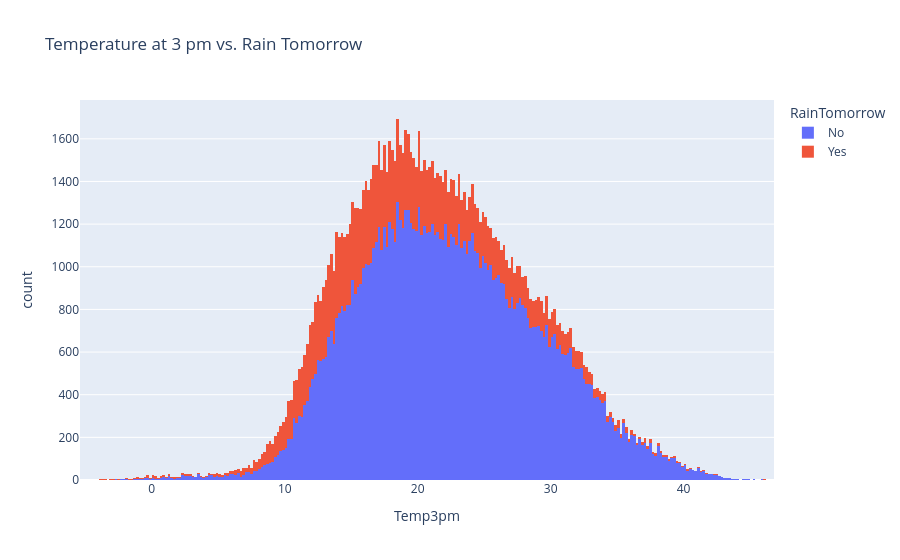

Notebook code for this chart:
### Code cell
px.histogram(df, 
             x='Temp3pm', 
             title='Temperature at 3 pm vs. Rain Tomorrow', 
             color='RainTomorrow')

### Figure 1 — Plotly figure (JSON) as saved in the notebook; plotly's stock layout.template omitted (floating-point values rounded to 4 significant figures; data arrays with more than 128 entries replaced by an {"elided": "..."} marker saying what was removed)
{"data": [{"bingroup": "x", "hovertemplate": "RainTomorrow=No<br>Temp3pm=%{x}<br>count=%{y}<extra></extra>", "legendgroup": "No", "marker": {"color": "#636efa", "pattern": {"shape": ""}}, "name": "No", "orientation": "v", "showlegend": true, "type": "histogram", "x": {"elided": "109586 float values"}, "xaxis": "x", "yaxis": "y"}, {"bingroup": "x", "hovertemplate": "RainTomorrow=Yes<br>Temp3pm=%{x}<br>count=%{y}<extra></extra>", "legendgroup": "Yes", "marker": {"color": "#EF553B", "pattern": {"shape": ""}}, "name": "Yes", "orientation": "v", "showlegend": true, "type": "histogram", "x": {"elided": "31201 float values"}, "xaxis": "x", "yaxis": "y"}], "layout": {"barmode": "relative", "legend": {"title": {"text": "RainTomorrow"}, "tracegroupgap": 0}, "title": {"text": "Temperature at 3 pm vs. Rain Tomorrow"}, "xaxis": {"anchor": "y", "domain": [0, 1], "title": {"text": "Temp3pm"}}, "yaxis": {"anchor": "x", "domain": [0, 1], "title": {"text": "count"}}}}
